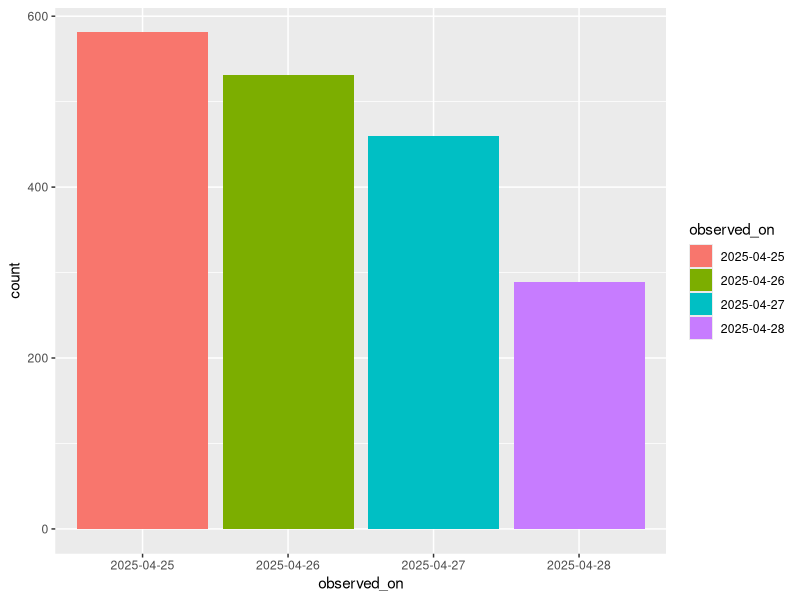

Write R code to recreate this figure. (Note: this script raises an error after producing the figure.)
library(tidyverse)
library(ggplot2)

mqt <- read.csv('graphs/mqt_inat.csv')

dates <- ggplot(mqt, aes(x = observed_on, fill = observed_on)) +
  geom_bar() 

ggsave("images/date_plot.png", plot = dates)

mqt_count <- mqt |> 
  group_by(iconic_taxon_name) |> 
  summarise(n = n())

ggplot(mqt_inat, aes(x = iconic_taxon_name, y = , fill = iconic_taxon_name)) +
  geom_col() +
  coord_polar(theta = "y") +
  xlim(c(0.5, 2.5)) + 
  theme_void() +
  theme(
    legend.position = "bottom"
  )
ggplot(mqt_inat, aes(x = before, y = after))+ 
  geom_point(color=color_code, size=4, alpha=0.6, position = position_jitter())
